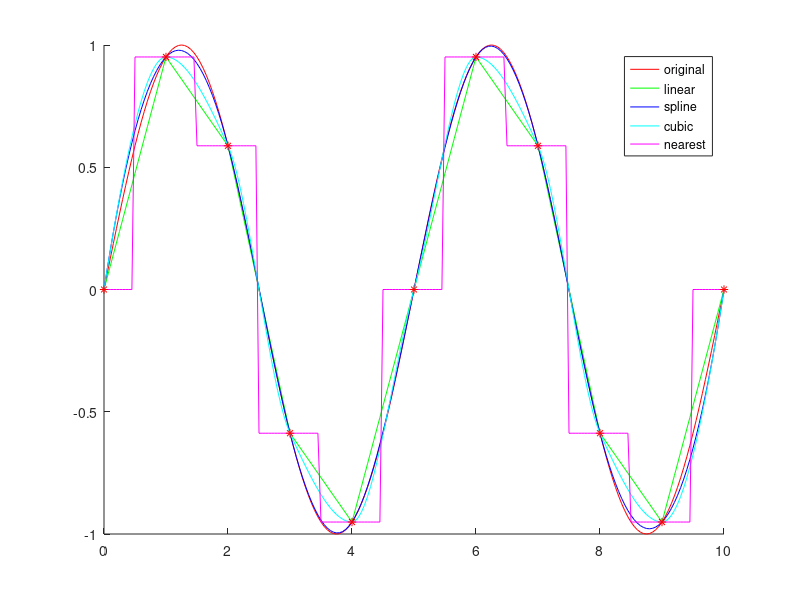

MATLAB code for this plot:
xf = [0:0.05:10];
yf = sin (2*pi*xf/5);
xp = [0:10];
yp = sin (2*pi*xp/5);
lin = interp1 (xp, yp, xf);
spl = interp1 (xp, yp, xf, "spline");
cub = interp1 (xp, yp, xf, "cubic");
near = interp1 (xp, yp, xf, "nearest");
hold on;
plot (xf, yf, "r", xf, lin, "g", xf, spl, "b",
      xf, cub, "c", xf, near, "m", xp, yp, "r*");
legend ("original", "linear", "spline", "cubic", "nearest");
print -djpg interp1.jpg